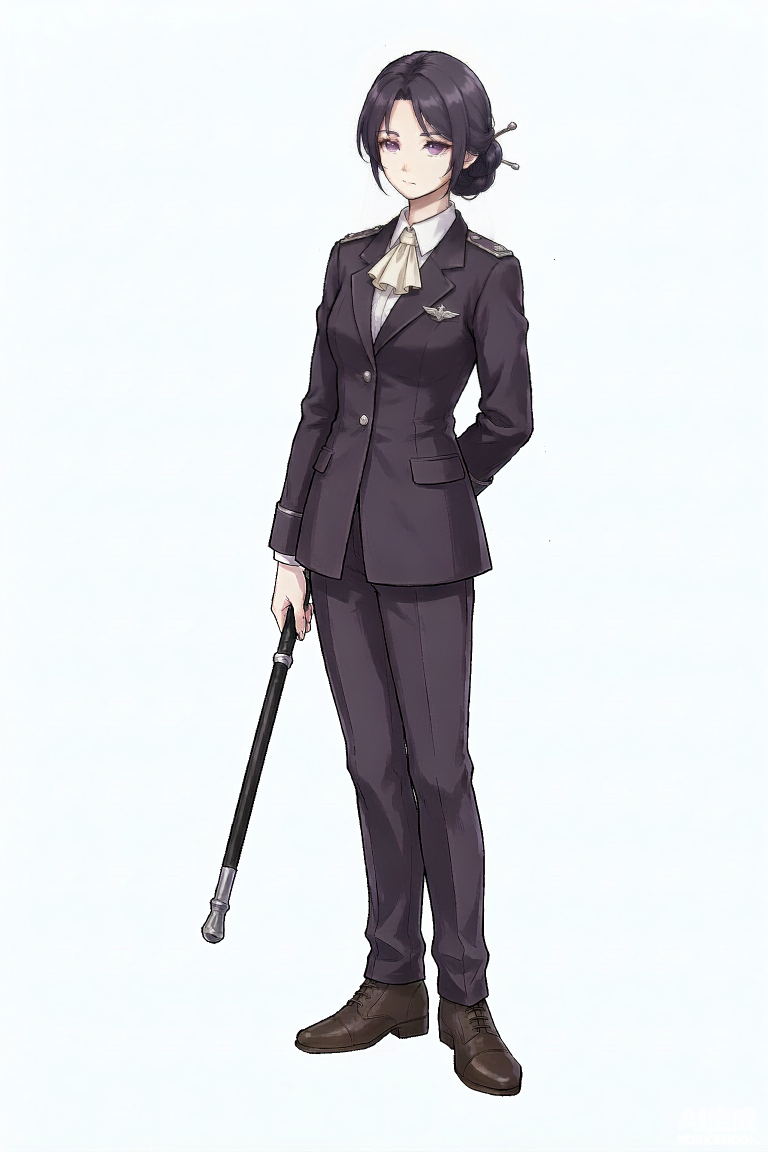
#> input picture assets/char/entj.png, 1536 x 2304 px, found by its file name (shown at 1/2 size)
$ python entj_sharp.py
#> lines starting #> are read from the running program, lines starting #| are printed output that depends on the picture
#> further down, im is the input picture: PIL image 1536x2304 RGB; mean R, G, B 216.2, 218.4, 221.4
# -*- coding: utf-8 -*-
"""ENTJ 各版本锐度对比：脸部区域 Laplacian 方差 + 平均梯度。
注意：不同分辨率不能横比，故仅在 1536 原生版本之间比较；原图另列参考。"""
import os
import numpy as np
from PIL import Image

BASE = "C:/Users/admin/WorkBuddy/2026-09-29-23-06-03/shichen"
G = os.path.join(BASE, "assets/char/_gen/char_ENTJ_v2")

ITEMS = [
    ("原图 1024", os.path.join(BASE, "assets/char/entj.png")),
    ("v4a 1536", os.path.join(G, "Same_character__same_design__K_2026-10-11T11-46-14.png")),
    ("v4b 1536", os.path.join(G, "entj_v4_final.png")),
    ("v6  1536", os.path.join(G, "entj_v6_final.png")),
    ("v7  1536", os.path.join(G, "entj_v7_final.png")),
    ("v8  1536", os.path.join(G, "Keep_EVERYTHING_identical_to_t_2026-10-11T11-58-14.png")),
    ("v8d 回填", os.path.join(G, "entj_v8d_detail.png")),
]

# 脸部归一化区域（含眼睛、鼻、唇——细节最密集处）
FACE = (0.32, 0.05, 0.68, 0.20)


def metrics(im):
    W, H = im.size
#> W = 1536; H = 2304
    c = im.crop((int(W * FACE[0]), int(H * FACE[1]), int(W * FACE[2]), int(H * FACE[3])))
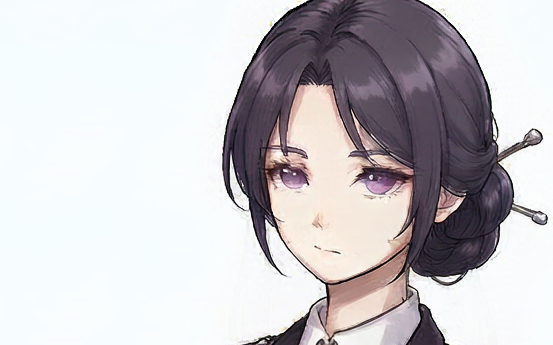
#> c: PIL image 553x345 RGB; mean R, G, B 200.4, 197.6, 200.6
    # 统一缩放到 600 宽再做像素级度量，消除分辨率差异带来的尺度混入
    c = c.resize((600, int(600 * c.height / c.width)), Image.LANCZOS).convert("L")
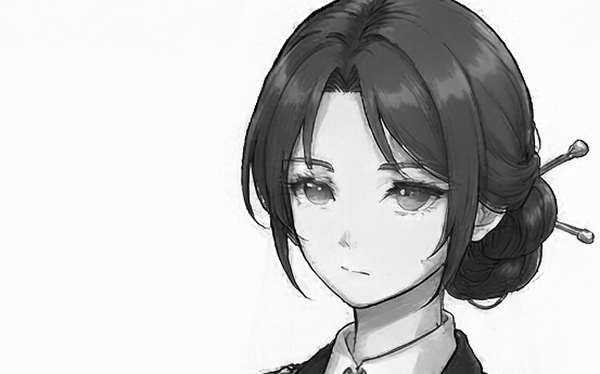
#> c: PIL image 600x374 L; min 0, max 255, mean 198.8
    a = np.asarray(c, dtype=np.float32)
    lap = (-4 * a + np.roll(a, 1, 0) + np.roll(a, -1, 0)
           + np.roll(a, 1, 1) + np.roll(a, -1, 1))[1:-1, 1:-1]
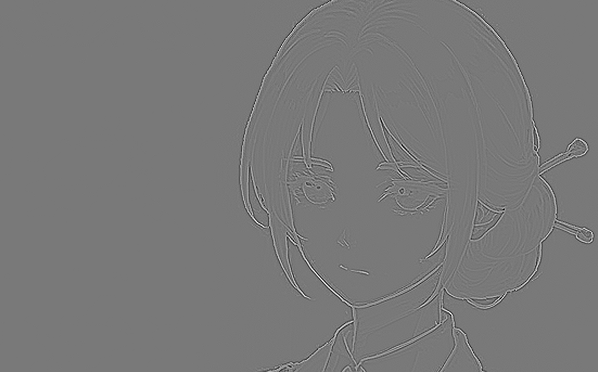
#> lap: shape (372, 598) float32; min -440, max 485, mean 0; drawn with min black and max white
    lv = lap.var()
#> lv = 1143.3
    gx = np.abs(np.diff(a, axis=1)).mean()
#> gx = 4.97
    gy = np.abs(np.diff(a, axis=0)).mean()
#> gy = 4.26
    return lv, (gx + gy) / 2


print(f"{'版本':<10} {'Laplacian方差':>14} {'平均梯度':>10}")
for name, p in ITEMS:
    if not os.path.exists(p):
        print(f"{name:<10} {'(缺失)':>14}")
        continue
    im = Image.open(p).convert("RGB")
    lv, g = metrics(im)
#> lv = 1143.3; g = 4.62
    print(f"{name:<10} {lv:>14.1f} {g:>10.3f}")
#| 原图 1024            1143.3      4.615
